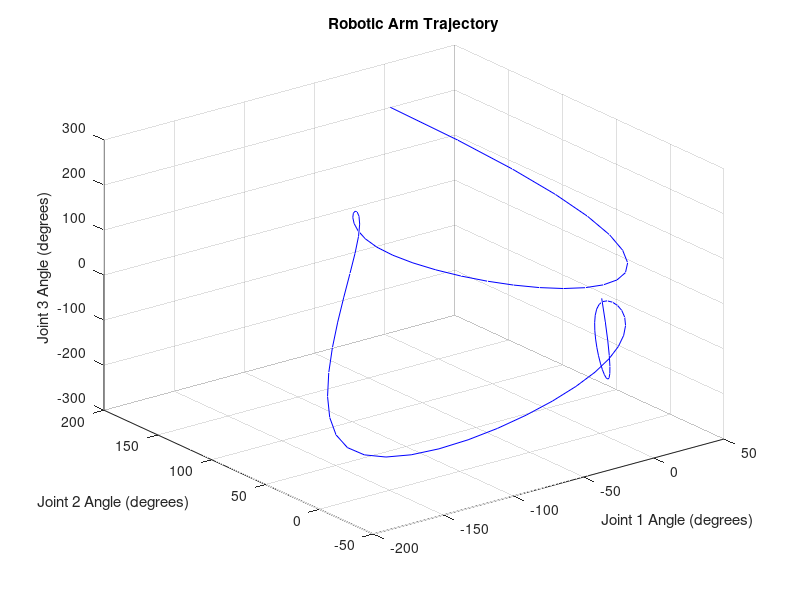

MATLAB code for this plot:
% Define waypoints based on provided joint angles
waypoints = [
    7.2569, 7.8721, -15.2415, -180.0000, -97.3694, -89.9373;
    7.2569, 7.2569, -172.7431, -172.7431, 7.2569, -172.7431;
    7.8721, 7.8721, -23.0041, -23.0041, 7.8721, -23.0041;
    -15.2415, -15.2415, -134.7360, -134.7360, -15.2415, -134.7360;
    -180.0000, 0.0000, -180.0000, 0.0000, 180.0000, 180.0000;
    -97.3694, 97.3694, 112.2599, -112.2599, -97.3694, 112.2599;
    -89.9373, 90.0627, 90.0627, -89.9373, -89.9373, 90.0627;
    10.0000, 10.0000, 10.0000, 10.0000, 0.0000, 0.0000;
    0.0000, 194.7387, 209.6293, 180.0000, 360.0000, 360.0000
];

% Time vector (assuming 1 second between each waypoint)
t = 0:size(waypoints, 1) - 1;

% Generate trajectory using spline interpolation
tq = 0:0.1:t(end);
trajectory = zeros(numel(tq), 6);
for i = 1:6
    trajectory(:,i) = spline(t, waypoints(:,i), tq);
end

% Plot trajectory
figure;
plot3(trajectory(:,1), trajectory(:,2), trajectory(:,3), 'b-');
title('Robotic Arm Trajectory');
xlabel('Joint 1 Angle (degrees)');
ylabel('Joint 2 Angle (degrees)');
zlabel('Joint 3 Angle (degrees)');
grid on;
